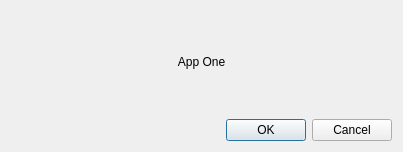
<?xml version="1.0" encoding="UTF-8"?>
<ui version="4.0">
 <class>App1Dlg</class>
 <widget class="QDialog" name="Dialog">
  <property name="geometry">
   <rect>
    <x>0</x>
    <y>0</y>
    <width>403</width>
    <height>152</height>
   </rect>
  </property>
  <property name="windowTitle">
   <string>Dialog</string>
  </property>
  <layout class="QVBoxLayout" name="verticalLayout">
   <item>
    <widget class="QLabel" name="label">
     <property name="text">
      <string>App One</string>
     </property>
     <property name="alignment">
      <set>Qt::AlignCenter</set>
     </property>
    </widget>
   </item>
   <item>
    <widget class="QDialogButtonBox" name="buttonBox">
     <property name="orientation">
      <enum>Qt::Horizontal</enum>
     </property>
     <property name="standardButtons">
      <set>QDialogButtonBox::Cancel|QDialogButtonBox::Ok</set>
     </property>
    </widget>
   </item>
  </layout>
 </widget>
 <resources/>
 <connections>
  <connection>
   <sender>buttonBox</sender>
   <signal>accepted()</signal>
   <receiver>Dialog</receiver>
   <slot>accept()</slot>
   <hints>
    <hint type="sourcelabel">
     <x>248</x>
     <y>254</y>
    </hint>
    <hint type="destinationlabel">
     <x>157</x>
     <y>274</y>
    </hint>
   </hints>
  </connection>
  <connection>
   <sender>buttonBox</sender>
   <signal>rejected()</signal>
   <receiver>Dialog</receiver>
   <slot>reject()</slot>
   <hints>
    <hint type="sourcelabel">
     <x>316</x>
     <y>260</y>
    </hint>
    <hint type="destinationlabel">
     <x>286</x>
     <y>274</y>
    </hint>
   </hints>
  </connection>
 </connections>
</ui>
